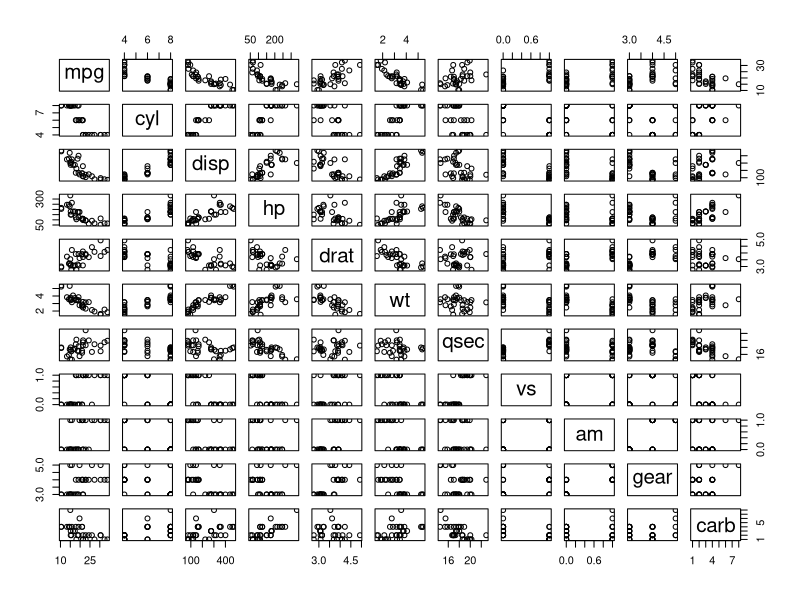
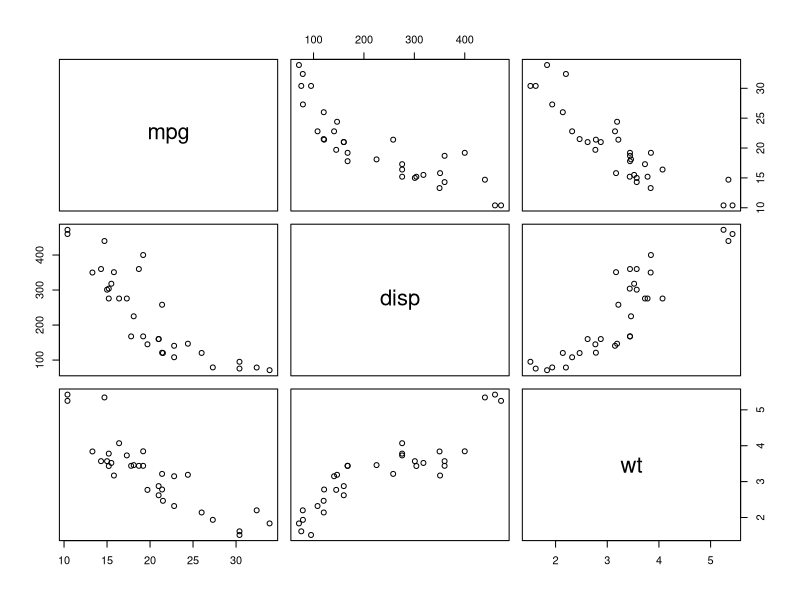

Generate these figures, in order, with R:
## ---- chunk 1
# ignore all this for the moment; it will be explained below
knitr::opts_chunk$set(echo = TRUE, collapse=TRUE, cache=TRUE)
library(tidyverse)
## ---- chunk 2
pairs(mtcars)
## ---- chunk 3
mtcars %>% 
select(mpg, disp, wt) %>% 
pairs
## ---- chunk 4
lm(mpg ~ wt + disp, data=mtcars)
## ---- chunk 5
m.1 <- lm(mpg ~ wt + disp, data=mtcars)
## ---- chunk 6
summary(m.1)
## ---- chunk 7
m.2 <- lm(mpg ~ vs + am + vs:am, data=mtcars)
anova(m.2)
